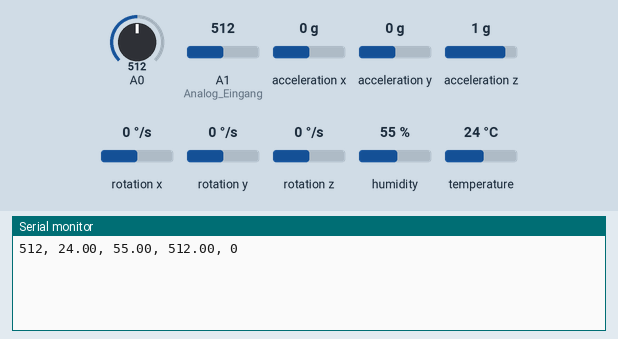
Bench run of a sketch on a simulated Arduino Uno, built with avr-gcc and run on an emulated ATmega328P. Shown: the last lines printed to the serial monitor. Wiring (inferred from the names in the program): MPU-6050 motion sensor at I2C address 0x68. The test bench sets the inputs (shaded band); at power-on: rotation x 0 °/s, humidity 55 %, A0 = 512, A1 (Analog_Eingang) = 512, rotation y 0 °/s, temperature 24 °C, acceleration x 0 g, acceleration y 0 g, acceleration z 1 g, rotation z 0 °/s.

Above: at 2.8 s.
2.9 s: rotation x set to -192 °/s
At 3.5 s:
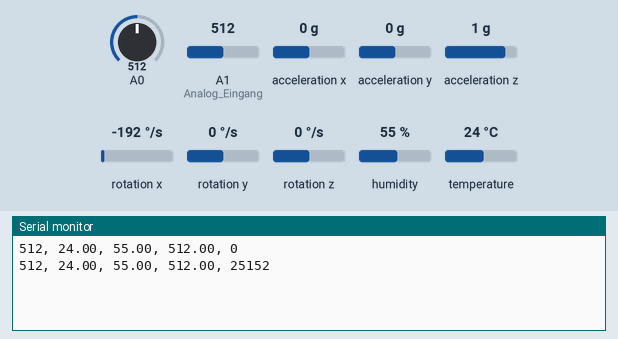
4.4 s: humidity set to 22 %
At 5.7 s:
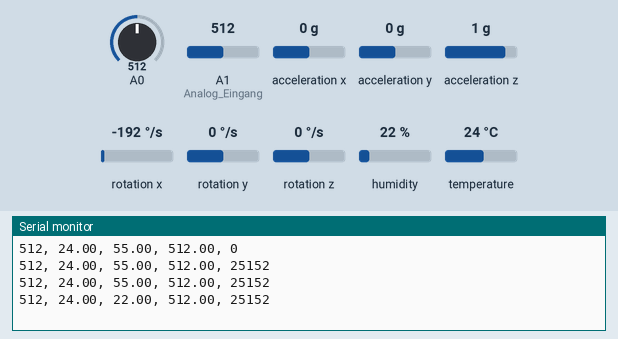
5.9 s: A0 set to 716
At 6.9 s:
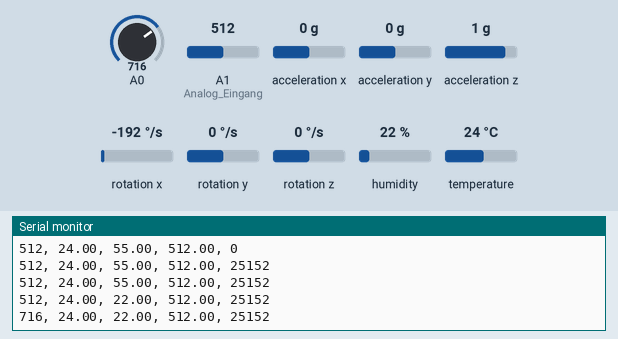
7.4 s: A1 (Analog_Eingang) set to 716
At 8.7 s:
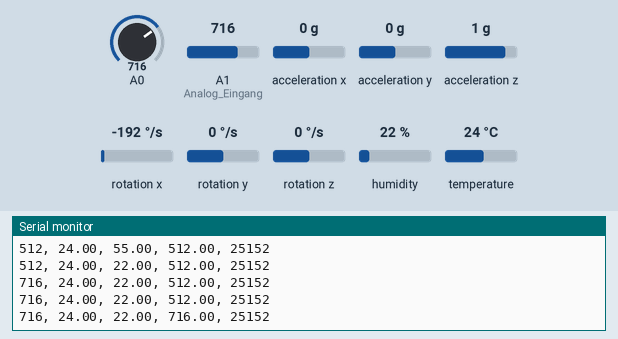
8.9 s: rotation y set to -192 °/s
At 9.9 s:
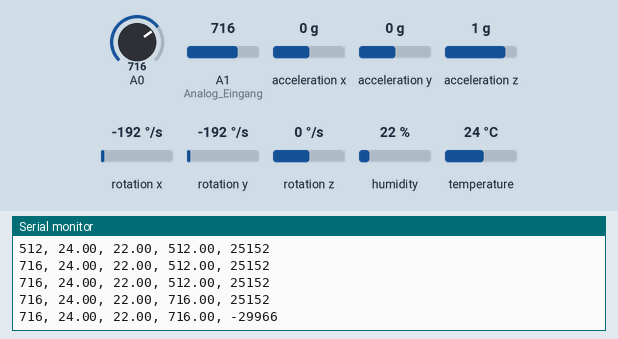
10.4 s: temperature set to 12 °C
At 11.9 s:
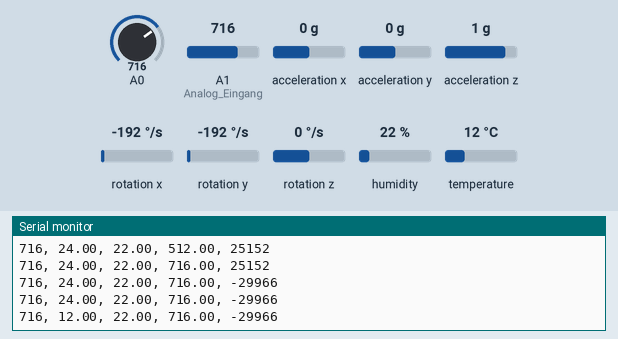
Timing chart, 0 to 12.9 s (numbered marks = the images above; inputs shaded):
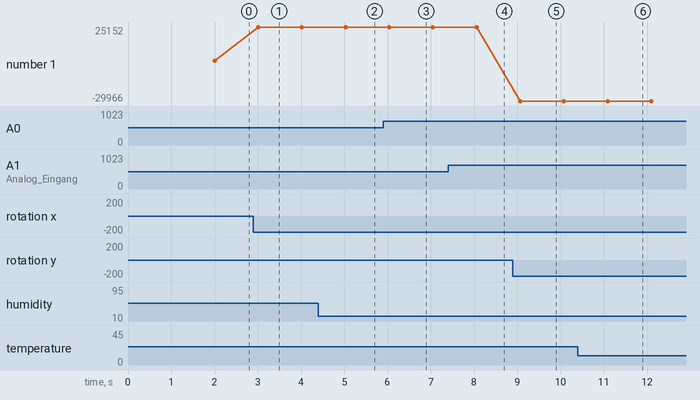

The sketch:

csvfinal.ino
```cpp
//Temp Library

#include <Adafruit_Sensor.h>
#include <DHT.h>
#include <DHT_U.h>

//Gyro Library
#include <MPU6050_tockn.h>
#include <Wire.h>

#define OUTPUT_READABLE_YAWPITCHROLL

// Photoresistor

const int sensorMin = 0;
const int sensorMax = 845;

int Analog_Eingang = A1;

// Temp Sensor (Libraries Included at the Top)

#define DHTPIN   3
#define DHTTYPE   DHT11

DHT_Unified dht(DHTPIN, DHTTYPE);
uint32_t delayMS;

// Sound Sensor
int soundDetectedPin = 10;
int soundDetectedVal = HIGH;
boolean bAlarm = false;
unsigned long lastSoundDetectTime; int soundAlarmTime = 500;

// For timer setup
unsigned long counter = 0;
unsigned long total_sum = 0 ;
unsigned long current_time, last_time;

// Gyro Sensor
const int MPU=0x68;
int16_t GyX,GyY,GyZ;

void setup() {

  Serial.begin(9600);

  // Temp Sensor
  dht.begin();

  sensor_t sensor;

  // Set delay between sensor readings based on sensor details.
  delayMS = sensor.min_delay / 1000;

  // Sound Sensor
  pinMode (Analog_Eingang, INPUT);

  Serial.begin (9600);pinMode (Analog_Eingang, INPUT);

  Serial.begin (9600);

  // Gyro Sensor
  Wire.begin();      //Wire 라이브러리 초기화
  Wire.beginTransmission(MPU); //MPU로 데이터 전송 시작
  Wire.write(0x6B);  // PWR_MGMT_1 register
  Wire.write(0);     //MPU-6050 시작 모드로
  Wire.endTransmission(true);

  last_time = millis();
}

int getGyroValue()
{
  int weighted_sum;

  Wire.beginTransmission(MPU);    //데이터 전송시작
  Wire.write(0x3B);               // register 0x3B (ACCEL_XOUT_H), 큐에 데이터 기록
  Wire.endTransmission(false);    //연결유지
  Wire.requestFrom(MPU,14,true);  //MPU에 데이터 요청
  //데이터 한 바이트 씩 읽어서 반환
  Wire.read()<<8|Wire.read();  // 0x3B (ACCEL_XOUT_H) & 0x3C (ACCEL_XOUT_L)
  Wire.read()<<8|Wire.read();  // 0x3D (ACCEL_YOUT_H) & 0x3E (ACCEL_YOUT_L)
  Wire.read()<<8|Wire.read();  // 0x3F (ACCEL_ZOUT_H) & 0x40 (ACCEL_ZOUT_L)
  Wire.read()<<8|Wire.read();  // 0x41 (TEMP_OUT_H) & 0x42 (TEMP_OUT_L)
  GyX=Wire.read()<<8|Wire.read();  // 0x43 (GYRO_XOUT_H) & 0x44 (GYRO_XOUT_L)
  GyY=Wire.read()<<8|Wire.read();  // 0x45 (GYRO_YOUT_H) & 0x46 (GYRO_YOUT_L)
  GyZ=Wire.read()<<8|Wire.read();  // 0x47 (GYRO_ZOUT_H) & 0x48 (GYRO_ZOUT_L)

  //시리얼 모니터에 출력
  //Serial.print("sqrt(GyX^2 + Gy^2 + Gz^2) = ");
  weighted_sum = sqrt(pow(GyX, 2) + pow(GyY, 2) + pow(GyZ, 2));
  Wire.beginTransmission(MPU);    //데이터 전송시작
  Wire.write(0x3B);               // register 0x3B (ACCEL_XOUT_H), 큐에 데이터 기록
  Wire.endTransmission(false);    //연결유지
  Wire.requestFrom(MPU,14,true);  //MPU에 데이터 요청

  return(weighted_sum);
}

void loop()
{
  float Analog;
  // Sound Sensor


  current_time = millis();
  if( current_time - last_time > 1000 ){ // Operations done under 1 sec are placed

        // photo register value
         int sensorReading = analogRead(A0);
         Serial.print(sensorReading);
         Serial.print(", ");

          // Temp Sensor

         sensors_event_t event;

         // Temperature Output
         dht.temperature().getEvent(&event);

          Serial.print(event.temperature);
         Serial.print(", ");

         // Humidity Output

          dht.humidity().getEvent(&event);

           Serial.print(event.relative_humidity);
          Serial.print(", ");

          Analog = analogRead (Analog_Eingang);
          Serial.print(abs(Analog));
          Serial.print(", ");

          // Gyro Sensor
          Serial.print(getGyroValue());

          Serial.println();

          // timer reset
          last_time = current_time;

    }
    delay(1000);
}
```

Measured:
- after the input at 2.9 s, the serial monitor: prints a new line after 0.11 s (image 1)
- after the input at 4.4 s, the serial monitor: prints a new line after 0.63 s (image 2)
- after the input at 5.9 s, the serial monitor: prints a new line after 0.14 s (image 3)
- after the input at 7.4 s, the serial monitor: prints a new line after 0.66 s (image 4)
- after the input at 8.9 s, the serial monitor: prints a new line after 0.17 s (image 5)
- after the input at 10.4 s, the serial monitor: prints a new line after 0.69 s (image 6)
- plotted number 1: 0 → 25152 after the input at 2.9 s, 25152 → -29966 after the input at 8.9 s
